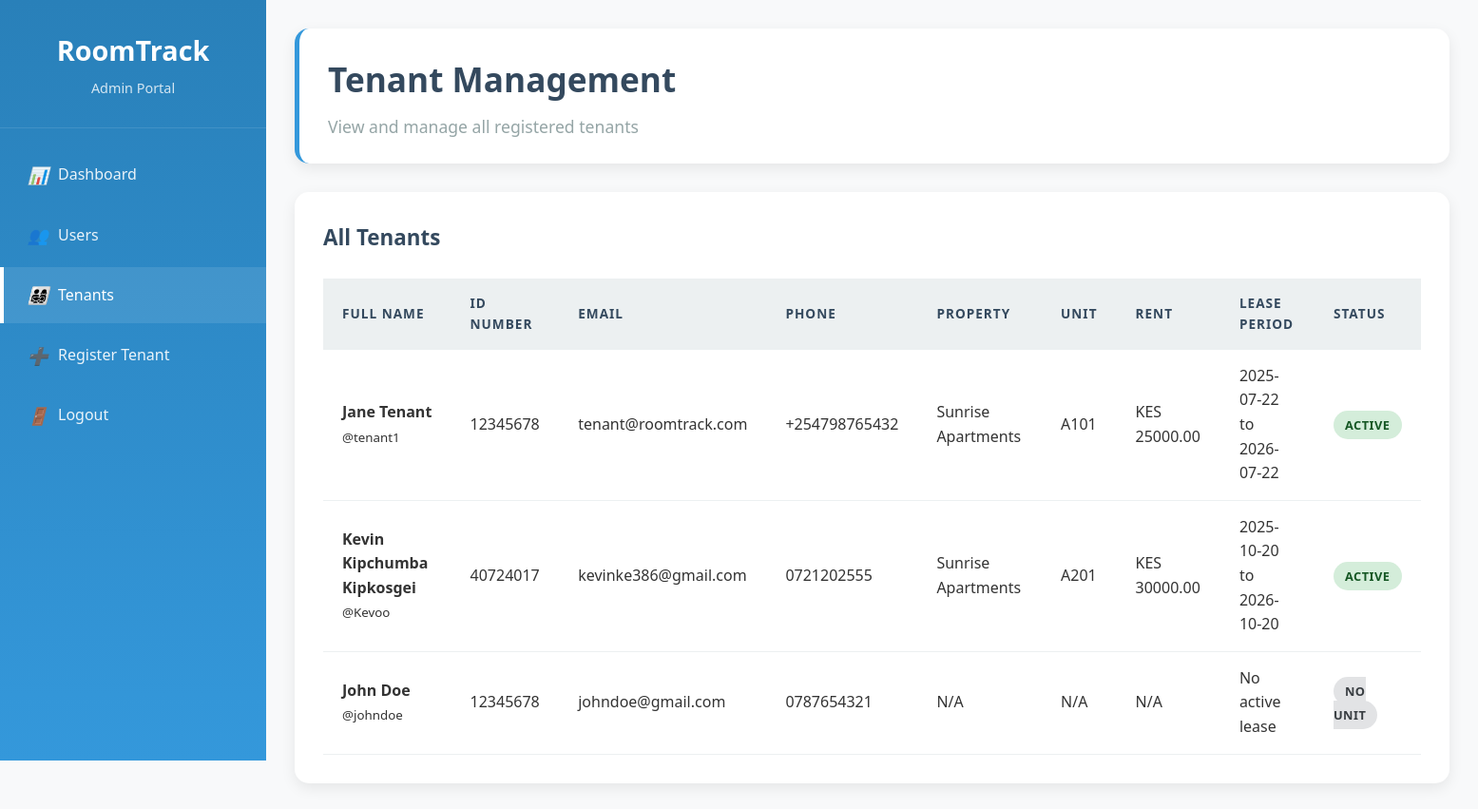
Screenshot of /admin/tenants (signed in) with the database file from the repository.
### models.py (models this page shows)
class User(UserMixin, db.Model):
    id = db.Column(db.Integer, primary_key=True)
    username = db.Column(db.String(80), unique=True, nullable=False)
    email = db.Column(db.String(120), unique=True, nullable=False)
    password = db.Column(db.String(200), nullable=False)
    role = db.Column(db.String(20), nullable=False)  # admin, landlord, tenant
    full_name = db.Column(db.String(200))
    id_number = db.Column(db.String(50))
    passport_number = db.Column(db.String(50))
    phone = db.Column(db.String(20))
    created_at = db.Column(db.DateTime, default=datetime.utcnow)
    landlord_properties = db.relationship('Property', backref='landlord', lazy=True)
    tenant_leases = db.relationship('Lease', backref='tenant', lazy=True, foreign_keys='Lease.tenant_id')
    maintenance_requests = db.relationship('MaintenanceRequest', backref='tenant', lazy=True)

class Property(db.Model):
    id = db.Column(db.Integer, primary_key=True)
    name = db.Column(db.String(200), nullable=False)
    address = db.Column(db.Text, nullable=False)
    total_units = db.Column(db.Integer, nullable=False)
    occupied_units = db.Column(db.Integer, default=0)
    landlord_id = db.Column(db.Integer, db.ForeignKey('user.id'), nullable=False)
    created_at = db.Column(db.DateTime, default=datetime.utcnow)
    units = db.relationship('Unit', backref='property', lazy=True, cascade='all, delete-orphan')

class Unit(db.Model):
    id = db.Column(db.Integer, primary_key=True)
    unit_number = db.Column(db.String(50), nullable=False)
    rent_amount = db.Column(db.Float, nullable=False)
    status = db.Column(db.String(20), default='vacant')  # vacant, occupied
    bedrooms = db.Column(db.Integer, default=1)
    bathrooms = db.Column(db.Integer, default=1)
    square_feet = db.Column(db.Integer)
    property_id = db.Column(db.Integer, db.ForeignKey('property.id'), nullable=False)
    leases = db.relationship('Lease', backref='unit', lazy=True, cascade='all, delete-orphan')
    maintenance_requests = db.relationship('MaintenanceRequest', backref='unit', lazy=True)

class Lease(db.Model):
    id = db.Column(db.Integer, primary_key=True)
    tenant_id = db.Column(db.Integer, db.ForeignKey('user.id'), nullable=False)
    unit_id = db.Column(db.Integer, db.ForeignKey('unit.id'), nullable=False)
    start_date = db.Column(db.Date, nullable=False)
    end_date = db.Column(db.Date, nullable=False)
    monthly_rent = db.Column(db.Float, nullable=False)
    security_deposit = db.Column(db.Float, default=0)
    status = db.Column(db.String(20), default='active')
    created_at = db.Column(db.DateTime, default=datetime.utcnow)
    payments = db.relationship('Payment', backref='lease', lazy=True, cascade='all, delete-orphan')

### app.py (the view)
@app.route('/admin/tenants')
@login_required
def admin_tenants():
    if current_user.role != 'admin':
        return redirect(url_for('index'))
    tenants = User.query.filter_by(role='tenant').all()
    tenants_data = []
    for tenant in tenants:
        lease = Lease.query.filter_by(tenant_id=tenant.id, status='active').first()
        tenants_data.append({
            'tenant': tenant,
            'lease': lease,
            'unit': lease.unit if lease else None,
            'property': lease.unit.property if lease and lease.unit else None
        })
    return render_template('admin/tenants.html', tenants_data=tenants_data)

### app.py (called while the page is built)
@login_manager.user_loader
def load_user(user_id):
    return User.query.get(int(user_id))

### templates/admin/tenants.html (shortened to what this page needs)
<!DOCTYPE html>
<html lang="en">
<head>
    <link rel="stylesheet" href="{{ url_for('static', filename='css/style.css') }}">
</head>
<body>
    <div class="dashboard">
        <div class="sidebar">
            <div class="sidebar-header">
                <h2>RoomTrack</h2>
                <p>Admin Portal</p>
            </div>
            <ul class="sidebar-nav">
                <li><a href="{{ url_for('admin_dashboard') }}"><i>📊</i> Dashboard</a></li>
                <li><a href="{{ url_for('admin_users') }}"><i>👥</i> Users</a></li>
                <li><a href="#" class="active"><i>👨‍👩‍👧‍👦</i> Tenants</a></li>
                <li><a href="{{ url_for('admin_register_tenant') }}"><i>➕</i> Register Tenant</a></li>
                <li><a href="{{ url_for('logout') }}"><i>🚪</i> Logout</a></li>
            </ul>
        </div>
        <div class="main-content">
            <div class="header">
                <h1>Tenant Management</h1>
                <p>View and manage all registered tenants</p>
            </div>
            <div class="table-container">
                <h3>All Tenants</h3>
                {% if tenants_data %}
                <table>
                    <thead>
                        <tr>
                            <th>Full Name</th>
                            <th>ID Number</th>
                            <th>Email</th>
                            <th>Phone</th>
                            <th>Property</th>
                            <th>Unit</th>
                            <th>Rent</th>
                            <th>Lease Period</th>
                            <th>Status</th>
                        </tr>
                    </thead>
                    <tbody>
                        {% for data in tenants_data %}
                        <tr>
                            <td>
                                <strong>{{ data.tenant.full_name }}</strong><br>
                                <small>@{{ data.tenant.username }}</small>
                            </td>
                            <td>{{ data.tenant.id_number }}</td>
                            <td>{{ data.tenant.email }}</td>
                            <td>{{ data.tenant.phone or 'N/A' }}</td>
                            <td>{{ data.property.name if data.property else 'N/A' }}</td>
                            <td>{{ data.unit.unit_number if data.unit else 'N/A' }}</td>
                            <td>
                                {% if data.lease %}
                                    KES {{ "%.2f"|format(data.lease.monthly_rent) }}
                                {% else %}
                                    N/A
                                {% endif %}
                            </td>
                            <td>
                                {% if data.lease %}
                                    {{ data.lease.start_date.strftime('%Y-%m-%d') }} to<br>
                                    {{ data.lease.end_date.strftime('%Y-%m-%d') }}
                                {% else %}
                                    No active lease
                                {% endif %}
                            </td>
                            <td>
                                {% if data.lease %}
                                    <span class="status-badge status-active">Active</span>
                                {% else %}
                                    <span class="status-badge status-vacant">No Unit</span>
                                {% endif %}
                            </td>
                        </tr>
                        {% endfor %}
                    </tbody>
                </table>
                {% else %}
                <div class="text-center p-20">
                    <h3>No Tenants Registered</h3>
                    <p>No tenants have been registered yet.</p>
                    <a href="{{ url_for('admin_register_tenant') }}" class="btn btn-primary">Register First Tenant</a>
                </div>
                {% endif %}
            </div>
        </div>
    </div>
</body>
</html>

### static/css/style.css (style rules this page uses)
:root { --primary-blue: #3498db; --dark-blue: #2980b9; --light-blue: #ecf0f1; --white: #ffffff; --gray: #95a5a6; --dark-gray: #34495e; --success: #27ae60; --warning: #f39c12; --danger: #e74c3c; --light-gray: #f8f9fa; }
* { margin: 0; padding: 0; box-sizing: border-box; }
body { font-family: 'Segoe UI', Tahoma, Geneva, Verdana, sans-serif; background-color: var(--light-gray); color: #333; line-height: 1.6; }
.dashboard { display: flex; min-height: 100vh; }
.sidebar { width: 280px; background: linear-gradient(180deg, var(--dark-blue), var(--primary-blue)); color: var(--white); padding: 0; position: fixed; height: 100vh; overflow-y: auto; }
.sidebar-header { padding: 30px 25px; border-bottom: 1px solid rgba(255,255,255,0.1); text-align: center; }
.sidebar-header h2 { color: var(--white); margin-bottom: 5px; font-size: 1.8em; }
.sidebar-header p { color: rgba(255,255,255,0.8); font-size: 0.9em; }
.sidebar-nav { list-style: none; margin-top: 20px; }
.sidebar-nav li { margin-bottom: 5px; }
.sidebar-nav a { display: flex; align-items: center; padding: 15px 25px; color: rgba(255,255,255,0.9); text-decoration: none; transition: all 0.3s ease; border-left: 4px solid transparent; }
.sidebar-nav a:hover, .sidebar-nav a.active { background: rgba(255,255,255,0.1); color: var(--white); border-left-color: var(--white); }
.sidebar-nav i { margin-right: 12px; width: 20px; text-align: center; font-size: 1.1em; }
.main-content { flex: 1; margin-left: 280px; padding: 30px; background-color: var(--light-gray); min-height: 100vh; }
.header { background: var(--white); padding: 25px 30px; border-radius: 15px; box-shadow: 0 5px 15px rgba(0,0,0,0.08); margin-bottom: 30px; border-left: 5px solid var(--primary-blue); }
.header h1 { color: var(--dark-gray); margin-bottom: 8px; font-size: 2.2em; }
.header p { color: var(--gray); font-size: 1.1em; }
.table-container { background: var(--white); padding: 30px; border-radius: 15px; box-shadow: 0 5px 15px rgba(0,0,0,0.08); overflow: hidden; }
.table-container h3 { color: var(--dark-gray); margin-bottom: 25px; font-size: 1.4em; }
table { width: 100%; border-collapse: collapse; margin-top: 10px; }
th, td { padding: 15px 20px; text-align: left; border-bottom: 1px solid var(--light-blue); }
th { background-color: var(--light-blue); color: var(--dark-gray); font-weight: 600; text-transform: uppercase; font-size: 0.85em; letter-spacing: 1px; }
.status-badge { padding: 6px 12px; border-radius: 20px; font-size: 0.8em; font-weight: 600; text-transform: uppercase; letter-spacing: 0.5px; }
.status-active { background-color: #d4edda; color: #155724; }
.status-vacant { background-color: #e2e3e5; color: #383d41; }

### rows the page displays
User: tenant.full_name "Jane Tenant", tenant.username "tenant1", tenant.id_number "12345678", tenant.email "tenant@roomtrack.com", tenant "+254798765432"
Property: property "Sunrise Apartments" "Sunrise Apartments"
Unit: unit "A101"
Lease: lease.monthly_rent "25000.00", lease.start_date "2025-07-22", lease.end_date "2026-07-22"
User: tenant.full_name "Kevin Kipchumba Kipkosgei", tenant.username "Kevoo", tenant.id_number "40724017", tenant.email "kevinke386@gmail.com", tenant "0721202555"
Unit: unit "A201"
Lease: lease.monthly_rent "30000.00", lease.start_date "2025-10-20", lease.end_date "2026-10-20"
User: tenant.full_name "John Doe", tenant.username "johndoe", tenant.id_number "12345678", tenant.email "johndoe@gmail.com", tenant "0787654321"

### other values shown
{{ data.property.name if data.property else 'N/A' }} "N/A"
{{ data.unit.unit_number if data.unit else 'N/A' }} "N/A"
